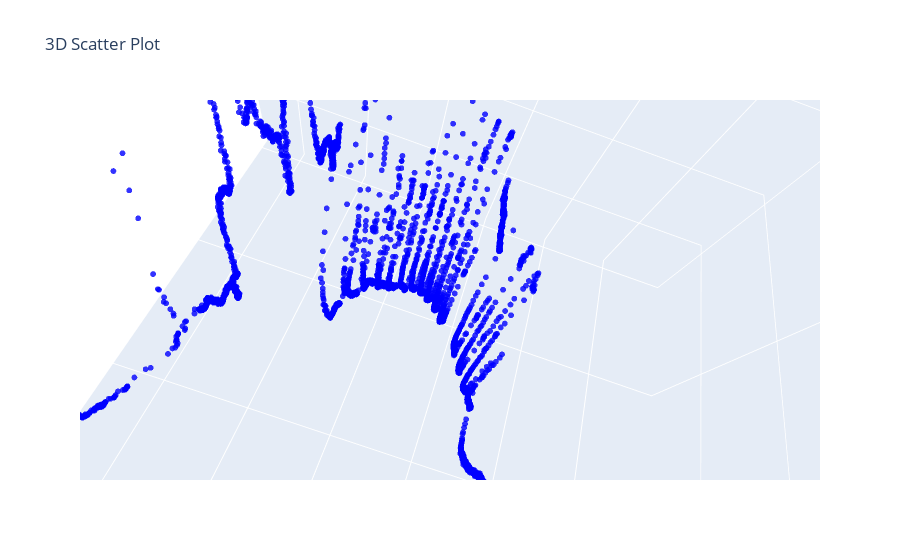

This figure's notebook cell:
### Code cell
fig = go.Figure(data=[go.Scatter3d(
    x=test_station['Date Time'],
    y=test_station['pH MV (mV)'],
    z=test_station['Temperature (C)'],
    mode='markers',
    marker=dict(
        size=2,
        color='blue',                # set color to an array/list of desired values
        opacity=0.8
    )
)])

# Set labels and title
fig.update_layout(
    scene=dict(
        xaxis_title='Date Time',
        yaxis_title='pH MV (mV)',
        zaxis_title='Temperature (C)'
    ),
    title='3D Scatter Plot'
)

fig.show()

### Figure 1 — Plotly figure (JSON) as saved in the notebook; plotly's stock layout.template omitted (floating-point values rounded to 4 significant figures; data arrays with more than 128 entries replaced by an {"elided": "..."} marker saying what was removed)
{"data": [{"marker": {"color": "blue", "opacity": 0.8, "size": 2}, "mode": "markers", "type": "scatter3d", "x": {"elided": "7366 int values"}, "y": {"elided": "7366 float values"}, "z": {"elided": "7366 float values"}}], "layout": {"autosize": true, "scene": {"aspectmode": "auto", "aspectratio": {"x": 1, "y": 1, "z": 1}, "camera": {"center": {"x": 0, "y": 0, "z": 0}, "eye": {"x": -0.01607, "y": -0.3708, "z": -0.2082}, "projection": {"type": "perspective"}, "up": {"x": -0.2117, "y": 0.2734, "z": 0.9383}}, "xaxis": {"title": {"text": "Date Time"}, "type": "linear"}, "yaxis": {"title": {"text": "pH MV (mV)"}, "type": "linear"}, "zaxis": {"title": {"text": "Temperature (C)"}, "type": "linear"}}, "title": {"text": "3D Scatter Plot"}}}
